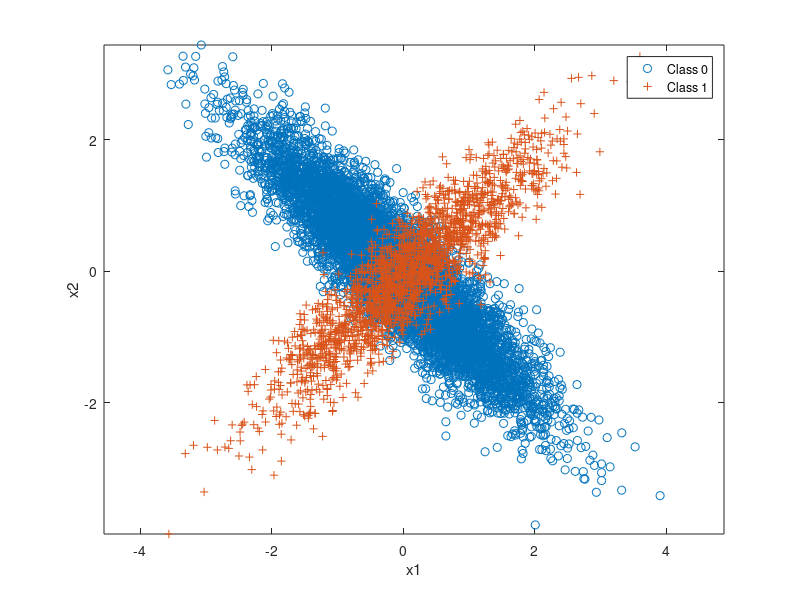

Source code (MATLAB): (Note: this script raises an error after producing the figure.)
%% P1
mu(:,1) = [-0.1;0]; mu(:,2) = [0.1;0];
sigma(:,:,1) = [1 -0.9;-0.9 1]; sigma(:,:,2) = [1 0.9;0.9 1];
p = [0.8, 0.2];
n = 2; N = 10000;
% Taking the samples 
label = rand(1,N)>=p(1);
Nc = [length(find(label==0)), length(find(label==1))];
x = zeros(n,N);
for l=0:1
    x(:,label==l) = mvnrnd(mu(:,l+1),sigma(:,:,l+1),Nc(l+1))';
end
% Plotting the original data
figure(1),
plot(x(1,label==0),x(2,label==0),'o');hold on
plot(x(1,label==1),x(2,label==1),'+');axis equal,
legend('Class 0', 'Class 1'),
xlabel('x1'),ylabel('x2')
hold off

% Calculating the discriminants/scores 
discriminant = log(evalGaussian(x,mu(:,2),sigma(:,:,2))) - log(evalGaussian(x,mu(:,1),sigma(:,:,1)));

% Calculating the ROC curve using the SolveRoc designed by me
[fp, tp, minperror, mini] = solveRoc(discriminant,label,Nc,p,0.1);
% Calculating the ROC curve using the ROC curve method availabla in the data
[fpfc, tpfc,t,auc, optimalroc] = perfcurve(label,discriminant,1);
fsp = fp*p(1);
sp = (1-tp)*p(2);
fspc = fpfc*p(1);
spfc = (1-tpfc)*p(2);
xpfc = fspc + spfc;
[minpfc,j]=min(xpfc);
% Displays the minimum error in when the variances are different
disp(minperror);
disp(minpfc);

% Displaying the ROC curve plot using my method results and Matlab predeveloped methods
figure(2),
subplot(2,1,1),
plot(fp,tp,'k-','linewidth',3);hold on
plot(fsp,sp,'r-','linewidth',3);hold on
plot([fsp(mini) fsp(mini)], [0 1], '-b', 'linewidth', 2);hold on
legend('Roc Curve','Probability Error curve','minimum error estimator'),
xlabel("False Possitive"), ylabel("True Possitive"),
hold off
subplot(2,1,2),
plot(fpfc,tpfc,'-k','linewidth',3);hold on
plot(fspc,spfc,'-r','linewidth',3);hold on
plot([fspc(j) fspc(j)], [0 1],'-b', 'linewidth',2);hold on
legend('Roc curve','Probability Error curve','Minimum Probability Error'),
xlabel("False Possitive"), ylabel("True Possitive")
hold off

% Part 2 of question 1
sigma(:,:,1) = [1 0;0 1]; sigma(:,:,2) = [1 0;0 1];
sample_x = zeros(n,N);
for l=0:1
    sample_x(:,label==l) = mvnrnd(mu(:,l+1),sigma(:,:,l+1),Nc(l+1))';
end

% Plotting the data with the unit sigma variance matrix
figure(3),
plot(sample_x(1,label==0),sample_x(2,label==0),'o');hold on
plot(sample_x(1,label==1),sample_x(2,label==1),'+');axis equal,
legend('Class 0', 'Class 1'),
xlabel('x1'),ylabel('x2')
hold off

% Calculating the the discriminant with the Naive Bayes data
discriminantnb = log(evalGaussian(sample_x,mu(:,2),sigma(:,:,2))) - log(evalGaussian(sample_x,mu(:,1),sigma(:,:,1)));

% Calculatingthe ROC curve using my self designed method
[fpnb, tpnb, minperrornb, mininb] = solveRoc(discriminantnb,label,Nc,p,0.7);
% Calculating the ROC curve using Matlab method
[fpnbfc, tpnbfc] = perfcurve(label,discriminantnb,1);
fspnb = fpnb*p(1);
spnb = (1-tpnb)*p(2);
fspnbpc = fpnbfc*p(1);
spnbfc = (1-tpnbfc)*p(2);
xpnbfc = fspnbpc + spnbfc;
[minpnbfc,jnb]=min(xpnbfc);
% The minimum error when Naive Bayesian classifier.
disp(minperrornb);
disp(minpnbfc);

% Plotting the ROC curve and comparing the results using my method and Matlab's method
figure(4),
subplot(2,1,1),
plot(fpnb,tpnb,'k-','linewidth',3);hold on
plot(fspnb,spnb,'r-','linewidth',3);hold on
plot([fspnb(mininb) fspnb(mininb)],[0 1],'b-','linewidth',2);hold on
legend('Roc Curve','Probability Error curve','minimum error estimator'),
xlabel("False Possitive"), ylabel("True Possitive"),
hold off
subplot(2,1,2),
plot(fpnbfc,tpnbfc,'k-', 'linewidth',3);hold on
plot(fspnbpc,spnbfc, 'r-', 'linewidth',3); hold on
plot([fspnbpc(jnb) fspnbpc(jnb)],[0 1], 'b-','linewidth',2); hold on
legend('Roc curve','Probability Error curve','Minimum Probability Error'),
xlabel("False Possitive"), ylabel("True Possitive"),
hold off

%% Question 2
clear all; close all;
n = 2 ;
N = 1000;

% Class 0 parameters
mu(:,1) = [4;0]; mu(:,2) = [6;4];
sigma(:,:,1) = [12 5;5 12]/4; sigma(:,:,2) = [10 -1;-1 4]/5;
p0 = [0.7 0.3];% class priors for class 0

% Class 1 parameters
mu(:,3) = [0;6]; mu(:,4) = [2;7];
sigma(:,:,3) = [10 -1;-1 4]/3; sigma(:,:,4) = [12 -6;-6 12]/6;
p1 = [0.3 0.7];% class priors for class 1

p = [0.6 0.4];
label = rand(1,N) >= p(1);
Nc = [length(find(label == 0)), length(find(label == 1))];
x = zeros(n,N);

% Draw samples from each class total pdf
for i = 1:N
    if label(i) == 0
        distr = rand(1,1) > p0(1);
        if distr == 0
            x(:,i) = mvnrnd(mu(:,1), sigma(:,:,1), 1)';
        else
            x(:,i) = mvnrnd(mu(:,2), sigma(:,:,2), 1)';
        end
    end
    if label(i) == 1
        distr = rand(1,1) > p1(1);
        if distr == 0
            x(:,i) = mvnrnd(mu(:,3), sigma(:,:,3), 1)';
        else
            x(:,i) = mvnrnd(mu(:,4), sigma(:,:,4), 1)';
        end
    end
end

% plotting the classs labels
figure(1), clf,
plot(x(1, label==0), x(2, label==0), 'o'), hold on,
plot(x(1, label==1), x(2, label==1), '+'),
legend('class 0', 'class 1'),
xlabel('x1'), ylabel('x2')

% Cost Matrix
lambda = [0 1;1 0];
gamma = (lambda(2,1) - lambda(1,1))/(lambda(1,2) - lambda(2,2)) * (p(1)/p(2));

class0pdf = p0(1)*evalGaussian(x,mu(:,1), sigma(:,:,1)) + p0(2)*evalGaussian(x,mu(:,2), sigma(:,:,2));
class1pdf = p1(1)*evalGaussian(x,mu(:,3), sigma(:,:,3)) + p1(2)*evalGaussian(x,mu(:,4), sigma(:,:,4));
discriminant = log(class1pdf) - log(class0pdf) - log(gamma);
decision = (discriminant >= 0);

ind00 = find(decision==0 & label==0); p00 = length(ind00)/Nc(1);
ind10 = find(decision==1 & label==0); p10 = length(ind10)/Nc(1);
ind01 = find(decision==0 & label==1); p01 = length(ind01)/Nc(2);
ind11 = find(decision==1 & label==1); p11 = length(ind11)/Nc(2);
p_error = [p01,p10] * Nc'/N;
disp(p_error)

% plotting contors
figure(2),
plot(x(1,ind00), x(2,ind00), 'og');hold on,
plot(x(1,ind10), x(2,ind10), 'or');hold on,
plot(x(1,ind01), x(2,ind01), '+r');hold on,
plot(x(1,ind11), x(2,ind11), '+g');hold on,
axis equal,

hgrid = linspace(floor(min(x(1,:))), ceil(max(x(1,:))), 101);
vgrid = linspace(floor(min(x(2,:))), ceil(max(x(2,:))), 91);
[h,v] = meshgrid(hgrid, vgrid);
% Calculating Discriminant Score Grid Value
dsgv = log(evalGaussian([h(:)';v(:)'],mu(:,3),sigma(:,:,3)) + evalGaussian([h(:)';v(:)'],mu(:,4),sigma(:,:,4))) - log(evalGaussian([h(:)';v(:)'],mu(:,1),sigma(:,:,1)) + evalGaussian([h(:)';v(:)'],mu(:,2),sigma(:,:,2))) - log(gamma);
mindsgv = min(dsgv); maxdsgv = max(dsgv);
discriminantgrid = reshape(dsgv, 91, 101);
figure(2), contour3(hgrid, vgrid, discriminantgrid, [mindsgv * [0.9, 0.6, 0.3], 0, [0.3, 0.6, 0.9] * maxdsgv]);
legend('Correct decisions for data from Class 0','Wrong decisions for data from Class 0','Wrong decisions for data from Class 1','Correct decisions for data from Class 1','Equilevel contours of the discriminant function' ,'Location','southeast'), 
title('Data and their classifier decisions versus true labels'),
xlabel("x1"), ylabel("x2")
hold off